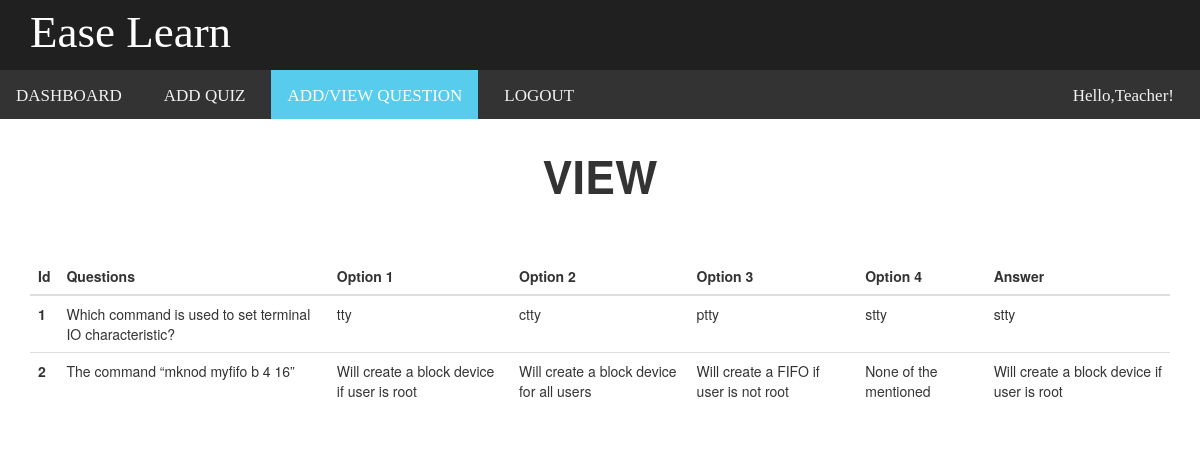
Screenshot of /edit_question.php with the database file from the repository.
### tables this page shows
CREATE TABLE `questions` (
  `id` int(10) NOT NULL,
  `question_no` varchar(50) NOT NULL,
  `question` varchar(500) NOT NULL,
  `option1` varchar(500) NOT NULL,
  `option2` varchar(500) NOT NULL,
  `option3` varchar(500) NOT NULL,
  `option4` varchar(500) NOT NULL,
  `answer` varchar(500) NOT NULL,
  `category` varchar(500) NOT NULL
);

### edit_question.php (the view, shortened to what this page needs)
<?php
include "connection.php";
?>
<!DOCTYPE html>
<html lang="en">
<head>
    <link rel="stylesheet" href="css/bootstrap-theme.min.css" />
    <link rel="stylesheet" href="css/bootstrap.min.css" />
</head>
<body>
    <div class="header">
        <div class="col-lg-6">
            <span class="logo">Ease Learn</span>
        </div>
    </div>
    <div class="topnav">
    <a href="teacher_dashboard.php" >DASHBOARD</a>
        <a href="add_exam.php">ADD QUIZ</a>
        <a href="add_edit_question.php" class="active">ADD/VIEW QUESTION</a>
        <a href="index.php">LOGOUT</a>
        <div class="topnav-right">
    <a href="">Hello,Teacher!</a>
  </div>
    </div>
    <div class="text-center registration"><b>VIEW</b></div>
    <div class="container">
    <div class="table-responsive">
  <table class="table">
    <thead>
      <tr>
        <th><b>Id</b></th>
        <th><b>Questions</b></th>
        <th><b>Option 1</b></th>
        <th><b>Option 2</b></th>
        <th><b>Option 3</b></th>
         <th><b>Option 4</b></th>
         <th><b>Answer</b></th>
      </tr>
    </thead>
    <tbody>
    <?php
    $res=mysqli_query($link,"select * from questions ");
    while ($row=mysqli_fetch_array($res)){
        ?>
        <tr>
        <th><?php echo $row["question_no"];?></th>
        <td><?php echo $row["question"];?></td>
        <td><?php echo $row["option1"];?></td>
        <td><?php echo $row["option2"];?></td>
        <td><?php echo $row["option3"];?></td>
        <td><?php echo $row["option4"];?></td>
        <td><?php echo $row["answer"];?></td>
      </tr>
        <?php
    }
    ?>
    </tbody>
  </table>
  </div>
</div>
</body>
</html>

### edit_question.php (style rules this page uses)
* { margin: 0; padding: 0; }
.header { background: #202020; height: 70px; }
.logo { font-family: 'typo'; font-size: 45px; color: white; margin: 15px; }
.topnav { font-family: 'typo'; position: relative; height: 49px; background-color: #333; overflow: hidden; }
.topnav a { float: left; color: #f2f2f2; margin-right: 1rem; text-align: center; padding: 14px 16px; text-decoration: none; font-size: 17px; }
.topnav-right { float: right; }
.topnav a.active { background-color: #58CCED; color: white; }
.registration { margin-top: 3vh; font-size: 45px; }
.container { margin-top: 5rem; }

### rows the page displays
questions: question_no "1", question "Which command is used to set terminal IO characteristic?", option1 "tty", option2 "ctty", option3 "ptty", option4 "stty", answer "stty"
questions: question_no "2", question "The command “mknod myfifo b 4 16”", option1 "Will create a block device if user is root", option2 "Will create a block device for all users", option3 "Will create a FIFO if user is not root", option4 "None of the mentioned", answer "Will create a block device if user is root"
